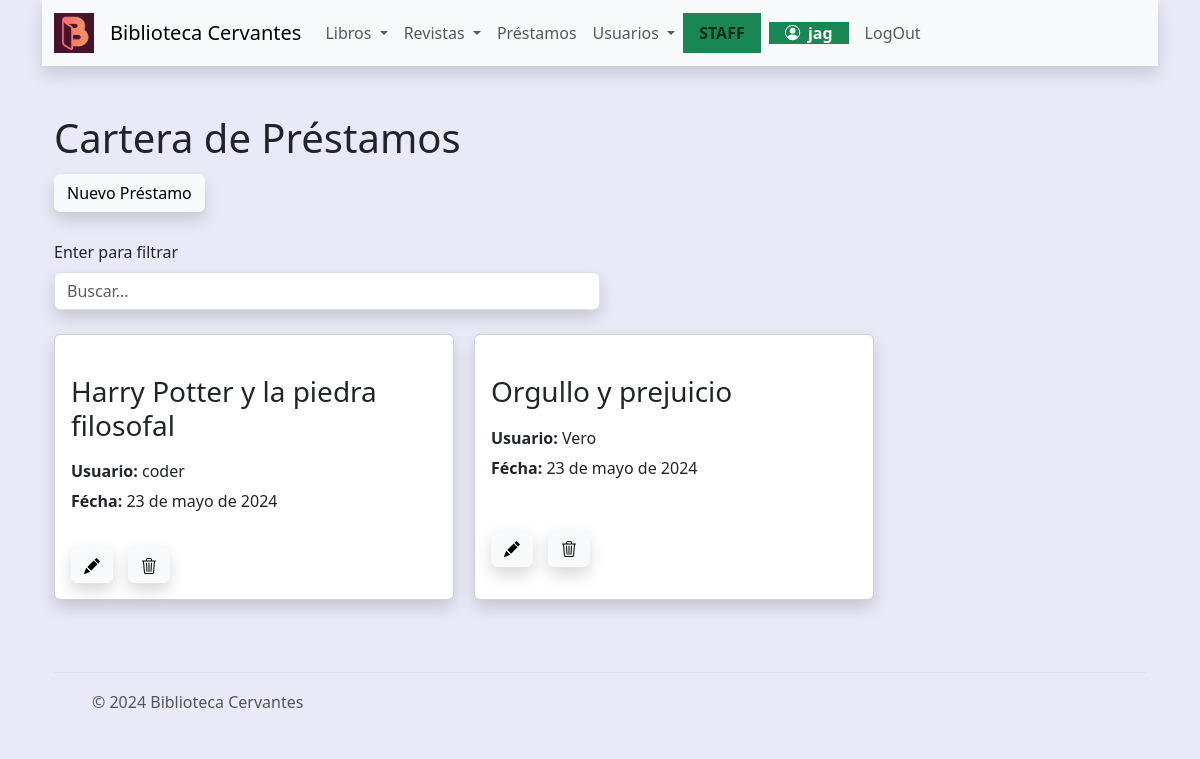
The page /prestamos/listarprestamos (signed in) on the database its author committed.
### prestamos/models.py (models this page shows, shortened)
class Prestamo(models.Model):
    fechaAlta=models.DateField(auto_now=True)
    usuario=models.ForeignKey(User, on_delete=models.CASCADE, null=True, blank=True)
    libro=models.ForeignKey(Libro, on_delete=models.DO_NOTHING, null=True, blank=True)

### libros/models.py (models this page shows)
class Libro(models.Model):
    titulo=models.CharField(max_length=150)
    autor=models.ForeignKey(Autor,on_delete=models.SET_NULL, null=True, blank=True, related_name = 'name')
    editorial=models.ForeignKey(Editorial,on_delete=models.SET_NULL, null=True, blank=True)
    genero=models.ForeignKey(Genero,on_delete=models.SET_NULL, null=True, blank=True)
    isbn=models.CharField(null=True, blank=True, max_length=50)
    anio=models.IntegerField(default=0, blank=True,null=True)
    descripcion=models.TextField(max_length=350,default='', null=True, blank=True)
    idioma=models.CharField(max_length=150, null=True, blank=True)
    paginas=models.IntegerField(default=0)
    stock=models.IntegerField(default=0)
    existencia=models.IntegerField(default=0)
    def __str__(self) -> str:
        return self.titulo

### prestamos/views.py (the view)
# urls.py: path('listarprestamos',views.listarprestamos, name='listarprestamos'),
@login_required
def listarprestamos(request):
    consulta=request.GET.get("consulta", None)
    if consulta:
        query = models.Prestamo.objects.filter(nombre__icontains=consulta)
    else:
        query=models.Prestamo.objects.all()
    context={'prestamos': query}
    return render(request, 'prestamos/listarprestamos.html', context)

### prestamos/templates/prestamos/listarprestamos.html (shortened to what this page needs)
{% extends 'core/base.html' %}
{% block title %}
    <h1>Cartera de Préstamos</h1>
{% endblock title %}
{% block content %}
<div style="display: flex;gap: 15px;" class="py-1 ">
    <div class="">
        <a class="btn btn-light shadow" href='{% url 'prestamos:crearprestamo' %}'>Nuevo Préstamo</a>
    </div>
</div>
<div style="max-width: 50%;">
    <div class="py-lg-4">
        <form action="{% url 'prestamos:listarprestamos' %}" method="get">
            <label class="form-label">Enter para filtrar</label>
            <input class="form-control shadow " type="text" name="consulta" placeholder="Buscar...">
        </form>
    </div>
</div>
<div style="display: flex; flex-wrap: wrap; gap: 20px;">
    {% for prestamo in prestamos  %}
        <div class="card shadow" style="width: 25rem;">
            <div class="card-body">
                <h3 class="card-title my-4 ">{{prestamo.libro}}</h5>
                <h6 class="card-subtitle mb-2"><strong>Usuario: </strong>{{prestamo.usuario}}</h6>
                <p class="card-text"><strong>Fécha: </strong> {{prestamo.fechaAlta}}</p>
            </div>
            <div class="card-body" style="display: flex;gap: 15px;" class="py-3 ">
                <div class="">
                    <a class="btn btn-light shadow" href='#' >
                    </a>
                </div>
                <div class="">
                    <a class="btn btn-light shadow" href='#'>
                    </a>
                </div>
            </div>
        </div>
    {% endfor %}
</div>
{% endblock content %}

### core/templates/core/components/navbar.html (shortened to what this page needs)
{% load static %}
<nav class="navbar shadow navbar-expand-lg bg-body-tertiary">
    <div class="container-fluid">
        <a class="navbar-brand" href="{% url 'core:home' %}">
            <img src= "{% static 'core/img/logo_color.png' %}" alt="BC" width="40" height="40">
        </a>
        <a class="navbar-brand" href="{% url 'core:home' %}">Biblioteca Cervantes</a>
      <div class="collapse navbar-collapse" id="navbarNavDropdown">
        <ul class="navbar-nav">
          {% if user.is_authenticated %}
          <li class="nav-item dropdown">
            <a class="nav-link dropdown-toggle" href="#" role="button" data-bs-toggle="dropdown" aria-expanded="false">
              Libros
            </a>
          </li>
          <li class="nav-item dropdown">
            <a class="nav-link dropdown-toggle" href="#" role="button" data-bs-toggle="dropdown" aria-expanded="false">
              Revistas
            </a>
          </li>
          {% if user.is_staff %}
            <li class="nav-item">
              <a class="nav-link" href="{% url 'prestamos:listarprestamos' %}">Préstamos</a>
            </li>
            <li class="nav-item dropdown">
              <a class="nav-link dropdown-toggle " href="#" role="button" data-bs-toggle="dropdown" aria-expanded="false">
                Usuarios
              </a>
            </li>
            <strong class="text-bg-success px-2">
              <span class="nav-link light"> STAFF </span>
            </strong>
          {% endif %}
          <li class="nav-item">
            <span class="nav-link"><strong class="text-bg-success px-3">
               {{ user.username }}
            </strong></span>
          </li>
          <li class="nav-item">
            <form action="{% url 'core:logout' %}" method="post">
              <input type="submit" class="nav-link" value="LogOut">
            </form>
          </li>
          {% endif %}
        </ul>
      </div>
    </div>
  </nav>

### rows shown on the page
Prestamo: libro "Harry Potter y la piedra filosofal", usuario "coder", fechaAlta "23 de mayo de 2024"
Prestamo: libro "Orgullo y prejuicio", usuario "Vero", fechaAlta "23 de mayo de 2024"

### other values the page prints
{{ user.username }} "jag"
